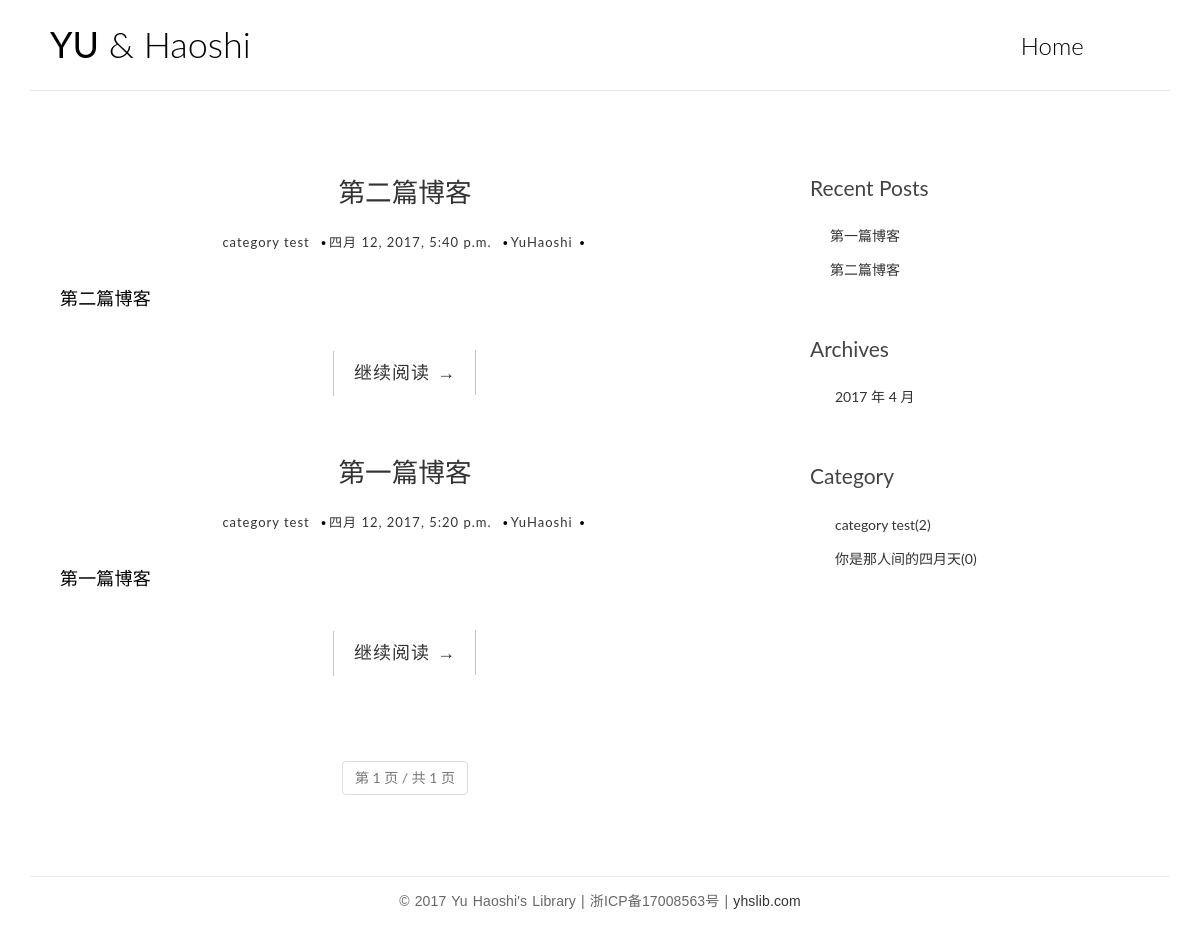
The app's page /, older data.
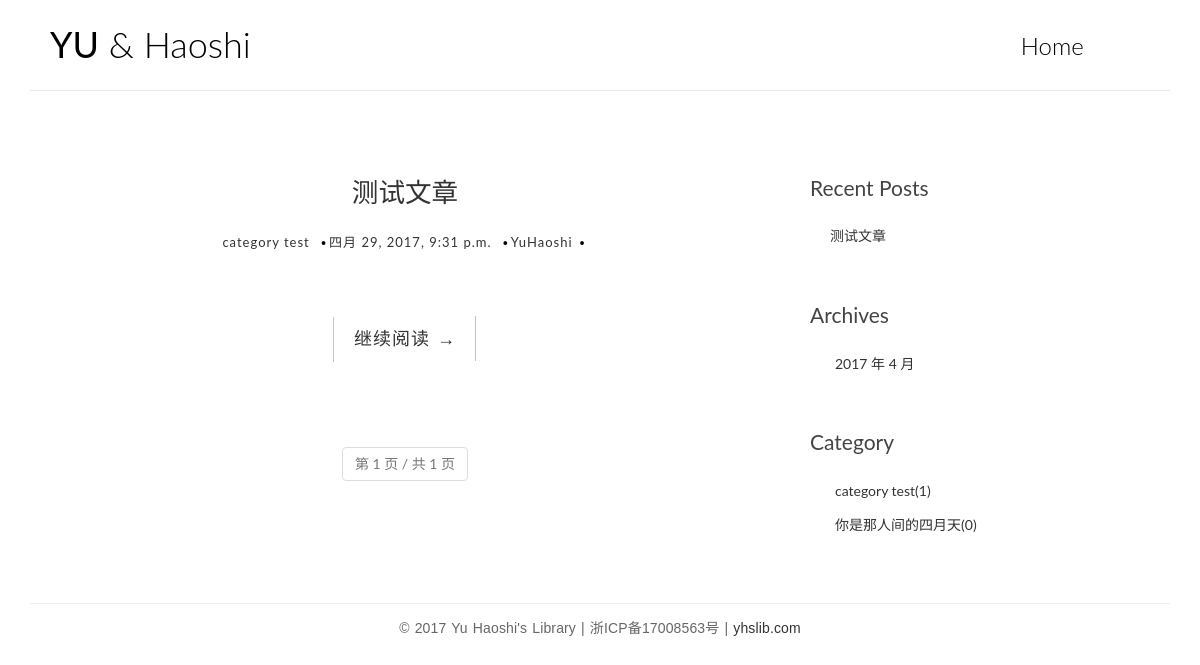
The same page, newer data.
### blog/models.py (models this page shows, shortened)
class Post(models.Model):
    title = models.CharField(max_length=100)
    content = models.TextField()
    created_time = models.DateTimeField()
    modified_time = models.DateTimeField()
    excerpt = models.TextField(max_length=200, blank=True)
    category = models.ForeignKey(Category)
    tags = models.ManyToManyField(Tag, blank=True)
    author = models.ForeignKey(User)
    views_num = models.PositiveIntegerField(default=0)
    def get_absolute_url(self):
        return reverse('blog:detail', kwargs={'pk': self.pk})

class Category(models.Model):
    name = models.CharField(max_length=100)

### blog/views.py (the view)
# urls.py: url(r'^$', views.index, name='index'),
def index(request):
    post_list = Post.objects.all().order_by('-created_time')
    paginator = Paginator(post_list, 10)
    page = request.GET.get('page')
    try:
        post_list = paginator.page(page)
    except PageNotAnInteger:
        post_list = paginator.page(1)
    except EmptyPage:
        post_list = paginator.page(paginator.num_pages)
    return render(request, 'blog/index.html', context={'post_list': post_list})

### blog/templatetags/blog_tags.py (called while the page is built)
@register.simple_tag
def get_recent_posts(num=5):
    return Post.objects.all()[:num]

@register.simple_tag
def archives():
    return Post.objects.dates('created_time', 'month', order='DESC')

@register.simple_tag
def get_categories():
    return Category.objects.annotate(num_posts=Count('post'))

### templates/blog/index.html (shortened to what this page needs)
{% extends 'base.html' %}
{% block main %}
    {% for post in post_list %}
        <article class="post post-1">
            <header class="entry-header">
                <h1 class="entry-title">
                    <a href="{{ post.get_absolute_url }}">{{ post.title }}</a>
                </h1>
                <div class="entry-meta">
                    <span class="post-category"><a href="#">{{ post.category.name }} </a></span>
                    <span class="post-date">
                        <a href="#">
                            <time class="entry-date" datetime="{{ post.created_time }}">
                                {{ post.created_time }}
                            </time>
                        </a>
                    </span>
                    <span class="post-author"><a href="#">{{ post.author }} </a></span>
                </div>
            </header>
            <div class="entry-content clearfix">
                <p>{{ post.excerpt }}</p>
                <div class="read-more cl-effect-14">
                    <a href="{{ post.get_absolute_url }}" class="more-link">继续阅读 <span
                            class="meta-nav">→</span></a>
                </div>
            </div>
        </article>
    {% empty %}
        <div class="no-post">暂时还没有发布的文章！</div>
    {% endfor %}
    <div class="page" style="text-align: center;margin-top: 50px">
        <ul class="pagination">
            <li class="paginate_button disabled">
                <a href="#">第 {{ post_list.number }} 页 / 共 {{ post_list.paginator.num_pages }} 页</a>
            </li>
        </ul>
    </div>
{% endblock main %}

### templates/base.html (shortened to what this page needs)
<!DOCTYPE html>
<html>
<head>
    {% load staticfiles %}
    {% load blog_tags %}
    <link href="https://cdn.bootcss.com/bootstrap/3.3.7/css/bootstrap.min.css" rel="stylesheet">
    <link rel="stylesheet" href="http://code.ionicframework.com/ionicons/2.0.1/css/ionicons.min.css">
    <link rel="stylesheet" href="{% static 'blog/css/pace.css' %}">
    <link rel="stylesheet" href="{% static 'blog/css/custom.css' %}">
    <link rel="stylesheet" href="{% static 'blog/css/friendly.css' %}">
</head>
<body>
<div class="container">
    <header id="site-header">
        <div class="row">
            <div class="col-md-4 col-sm-5 col-xs-8">
                <div class="logo">
                    <h1><a href="{% url 'blog:index' %}"><b>YU</b> &amp; Haoshi</a></h1>
                </div>
            </div>
            <div class="col-md-8 col-sm-7 col-xs-4">
                <nav class="main-nav" role="navigation">
                    <div class="collapse navbar-collapse" id="bs-example-navbar-collapse-1">
                        <ul class="nav navbar-nav navbar-right">
                            <li class="cl-effect-11"><a href="{% url 'blog:index' %}" data-hover="Home">Home</a></li>
                        </ul>
                    </div>
                </nav>
            </div>
        </div>
    </header>
</div>
<div class="content-body">
    <div class="container">
        <div class="row">
            <main class="col-md-8">
                {% block main %}
                {% endblock main %}
            </main>
            <aside class="col-md-4">
                <div class="widget widget-recent-posts">
                    <h3 class="widget-title">Recent Posts</h3>
                    {% get_recent_posts as recent_post_list %}
                    <ul>
                        {% for post in recent_post_list %}
                            <li>
                                <a href="{{ post.get_absolute_url }}">{{ post.title }}</a>
                            </li>
                        {% empty %}
                                <p>暂时没有文章</p>
                        {% endfor %}
                    </ul>
                </div>
                <div class="widget widget-archives">
                    <h3 class="widget-title">Archives</h3>
                    {% archives as date_list %}
                    <ul>
                        {% for date in date_list %}
                            <li>
                                <a href="{% url 'blog:archives' date.year date.month %}">{{ date.year }} 年 {{ date.month }} 月</a>
                            </li>
                        {% endfor %}
                    </ul>
                </div>
                <div class="widget widget-category">
                    <h3 class="widget-title">Category</h3>
                    {% get_categories as category_list %}
                    <ul>
                        {% for category in  category_list %}
                            <li>
                                <a href="{% url 'blog:category' category.pk %}">{{ category.name }}({{ category.num_posts }})</a>
                            </li>
                        {% endfor %}
                    </ul>
                </div>
            </aside>
        </div>
    </div>
</div>
<footer id="site-footer">
    <div class="container">
        <div class="row">
            <div class="col-md-12">
                <p class="copyright">&copy; 2017 Yu Haoshi's Library | 浙ICP备17008563号 |
                    <a href="{% url 'blog:index' %}" target="_blank" title="yuhaoshi">yhslib.com</a>
                </p>
            </div>
        </div>
    </div>
</footer>
</body>
</html>

### static/blog/css/pace.css (style rules this page uses)
.page { text-align: center; margin-top: 50px; }

### static/blog/css/custom.css (style rules this page uses)
* { outline: none; }
h1, h2, h3, h4, h5, h6 { margin-top: 0; }
b { font-weight: 400; }
a { color: #333; }
body { color: #444; font-family: 'Lato', sans-serif; }
p { font-family: 'Ubuntu', sans-serif; font-weight: 400; word-spacing: 1px; letter-spacing: 0.01em; }
#site-header { background-color: #FFF; padding: 25px 20px; margin-bottom: 40px; border-bottom: 1px solid #e7e7e7; }
.logo h1 a { color: #000; }
.logo h1 { margin: 0; font-family: 'Lato', sans-serif; font-weight: 300; }
.main-nav { margin-top: 11px; max-width: 95%; }
.main-nav a { color: #000000 !important; padding: 0 0 5px 0 !important; margin-right: 30px; font-family: 'Lato', sans-serif; font-weight: 300; font-size: 24px; }
.cl-effect-11 a { padding: 10px 0; color: #0972b4; text-shadow: none; }
.cl-effect-11 a::before { position: absolute; top: 0; left: 0; overflow: hidden; padding: 0 0 5px 0 !important; max-width: 0; border-bottom: 1px solid #000; color: #000; content: attr(data-hover); -webkit-transition: max-width 0.5s; -moz-transition: max-width 0.5s; transition: max-width 0.5s; }
.content-body { padding-bottom: 4em; }
.post, .comment-area { background: #fff; padding: 30px 30px 0; }
.entry-title { text-align: center; font-size: 1.9em; margin-bottom: 20px; line-height: 1.6; padding: 10px 20px 0; }
.entry-meta { text-align: center; color: #DDDDDD; font-size: 13px; letter-spacing: 1px; margin-bottom: 30px; }
.entry-content { font-size: 18px; line-height: 1.9; font-weight: 300; color: #000; }
.post-category, .post-date, .post-author { position: relative; padding-right: 15px; }
.post-category::after, .post-date::after, .post-author::after { position: absolute; content: '.'; color: #000; font-size: 30px; top: -22px; right: 1px; }
.read-more { font-family: 'Ubuntu', sans-serif; font-weight: 400; word-spacing: 1px; letter-spacing: 0.01em; text-align: center; margin-top: 20px; }
.cl-effect-14 a { padding: 0 20px; height: 45px; line-height: 45px; position: relative; display: inline-block; margin: 15px 25px; letter-spacing: 1px; font-weight: 400; text-shadow: 0 0 1px rgba(255,255,255,0.3); }
.cl-effect-14 a::before, .cl-effect-14 a::after { position: absolute; width: 45px; height: 1px; background: #C3C3C3; content: ''; -webkit-transition: all 0.3s; -moz-transition: all 0.3s; transition: all 0.3s; pointer-events: none; }
.cl-effect-14 a::before { top: 0; left: 0; -webkit-transform: rotate(90deg); -moz-transform: rotate(90deg); transform: rotate(90deg); -webkit-transform-origin: 0 0; -moz-transform-origin: 0 0; transform-origin: 0 0; }
.cl-effect-14 a::after { right: 0; bottom: 0; -webkit-transform: rotate(90deg); -moz-transform: rotate(90deg); transform: rotate(90deg); -webkit-transform-origin: 100% 0; -moz-transform-origin: 100% 0; transform-origin: 100% 0; }
.widget { background: #fff; padding: 30px 0 0; }
.widget-title { font-size: 1.5em; margin-bottom: 20px; line-height: 1.6; padding: 10px 0 0; font-weight: 400; }
.widget-recent-posts ul { padding: 0; margin: 0; padding-left: 20px; }
.widget-recent-posts ul li { list-style-type: none; position: relative; line-height: 170%; margin-bottom: 10px; }
.widget-recent-posts ul li::before { content: '\f3d3'; font-family: "Ionicons"; position: absolute; left: -17px; top: 3px; font-size: 16px; color: #000; }
.widget-archives ul { padding: 0; margin: 0; padding-left: 25px; }
.widget-archives ul li { list-style-type: none; position: relative; line-height: 170%; margin-bottom: 10px; }
.widget-archives ul li::before { content: '\f3f3'; font-family: "Ionicons"; position: absolute; left: -25px; top: 1px; font-size: 16px; color: #000; }
.widget-category ul { padding: 0; margin: 0; padding-left: 25px; }
.widget-category ul li { list-style-type: none; position: relative; line-height: 170%; margin-bottom: 10px; }
.widget-category ul li::before { content: '\f3fe'; font-family: "Ionicons"; position: absolute; left: -25px; top: 1px; font-size: 18px; color: #000; }
#site-footer { padding-top: 10px; padding: 0 0 1.5em 0; }
.copyright { text-align: center; padding-top: 1em; margin: 0; border-top: 1px solid #eee; color: #666; }

Row changes from the older to the newer data that the page shows:
removed Post: title "第二篇博客", category.name "category test", created_time "四月 12, 2017, 5:40 p.m.", author "YuHaoshi", excerpt "第二篇博客"
removed Post: title "第一篇博客", category.name "category test", created_time "四月 12, 2017, 5:20 p.m.", author "YuHaoshi", excerpt "第一篇博客"
added Post: title "测试文章", category.name "category test", created_time "四月 29, 2017, 9:31 p.m.", author "YuHaoshi"
computed for Category "category test": num_posts "2" → "1"
